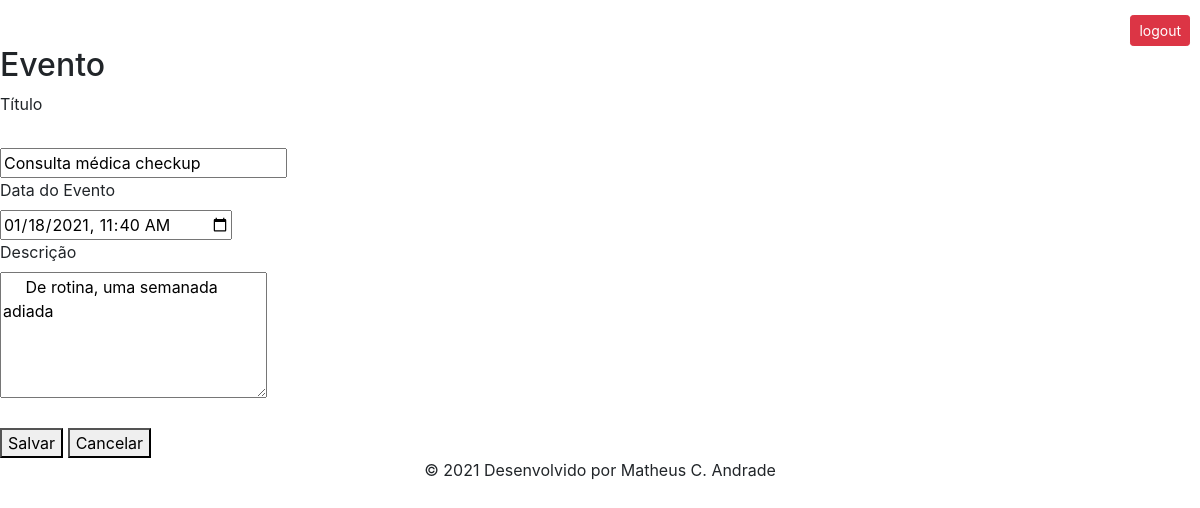
/agenda/evento/?id=7 (signed in), run on the app's committed database.
### core/models.py (models this page shows, shortened)
class Evento(models.Model):
    titulo = models.CharField(max_length=100)
    descricao = models.TextField(blank=True, null=True) #pode ficar em branco e ser nulo
    data_evento = models.DateTimeField(verbose_name='Data do Evento') #configura a label
    data_criacao = models.DateTimeField(auto_now=True) #inseri automaticamente
    usuario = models.ForeignKey(User, on_delete=models.CASCADE) #cascade: se o usuário for escluido da app, tudo dele tbm será
    class Meta:
        db_table = 'evento' #exige q o nome da tabela será evento)
    def get_data_input_evento(self):
        return self.data_evento.strftime('%Y-%m-%dT%H:%M') #padrão de string para reconhecimento do tipo datetime-local em eventos.html

### core/views.py (the view)
# urls.py: path('agenda/evento/', views.evento),
@login_required(login_url='/login/')
def evento(request):
    id_evento = request.GET.get('id')
    dados = {}
    if id_evento:
        dados['evento'] = Evento.objects.get(id=id_evento)
        try:
            dados['evento'] = Evento.objects.get(id=id_evento)
        except Exception:
            raise Http404()
    return render(request, 'evento.html', dados)

### templates/evento.html
{% extends "model-page.html" %}
{% block content %}
<h2>Evento</h2>
<form action="submit" method="POST"> {% csrf_token %}
    <label>Título</label> <br>
    <input type="number" name="id_evento" value="{{ evento.id }}" hidden> <br>
    <input type="text" name="titulo" size="23" value="{{ evento.titulo }}"> <br>
    <label>Data do Evento</label> <br>
    <input type="datetime-local" name="data_evento" value="{{ evento.get_data_input_evento }}" > <br>
    <label>Descrição</label> <br>
    <textarea name="descricao" rows="5" cols="24"> {{ evento.descricao }}</textarea> <br><br>
    <button type="submit">Salvar</button>
    <a href="/">
            <button type="button">Cancelar</button>
    </a>
</form>
{% endblock %}

### data on the page
Evento: titulo "Consulta médica checkup", data_evento "01/18/2021 11:40", descricao "De rotina, uma semanada adiada"
